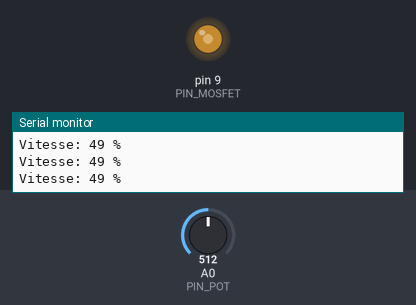
A sketch run on a simulated Arduino Uno, built with avr-gcc and run on an emulated ATmega328P. Shown: output pins drawn as LEDs (lit = HIGH), the last lines printed to the serial monitor. Inputs (shaded band) come from the test bench; at power-on: A0 (PIN_POT) = 512.

Above: at 1.2 s.
1.3 s: A0 (PIN_POT) set to 716
At 1.7 s:
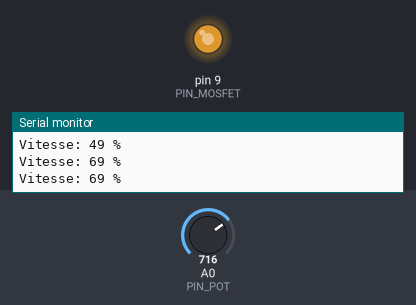
2.9 s: A0 (PIN_POT) set to 900
At 4.2 s:
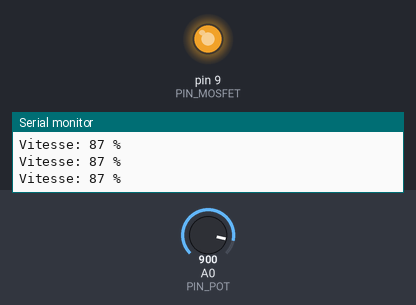
4.5 s: A0 (PIN_POT) set to 122
At 5.6 s:
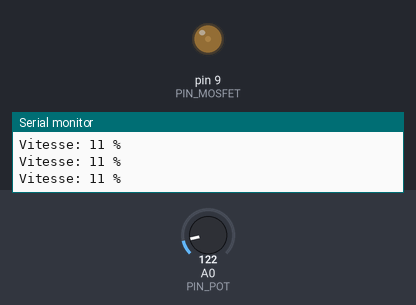
6.1 s: A0 (PIN_POT) set to 0
At 6.9 s:
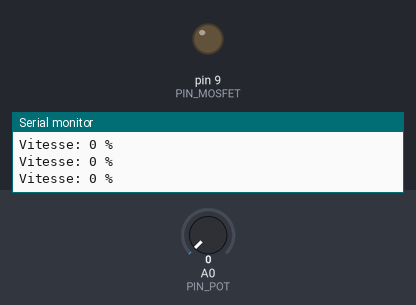
7.7 s: A0 (PIN_POT) set to 511
At 8.2 s:
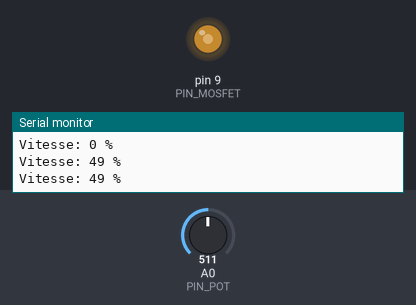
Timing chart, 0 to 10.3 s (numbered marks = the images above; inputs shaded):
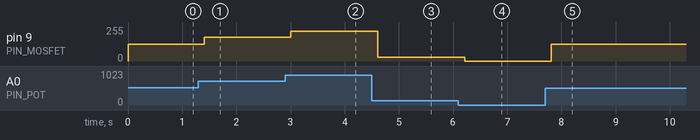

Measured:
- after the input at 1.3 s, pin 9 (PIN_MOSFET): 127/255 → 178/255 after 0.10 s
- after the input at 2.9 s, pin 9 (PIN_MOSFET): 178/255 → 224/255 after 0.11 s
- after the input at 4.5 s, pin 9 (PIN_MOSFET): 224/255 → 30/255 after 0.11 s
- after the input at 6.1 s, pin 9 (PIN_MOSFET): 30/255 → 0/255 after 0.11 s
- after the input at 7.7 s, pin 9 (PIN_MOSFET): 0/255 → 127/255 after 0.12 s

The sketch:

87_Ventilateur_MOSFET.ino
```cpp
/*
 * =====================================================================
 *  Arduino Lab Nexus v6.1.0 STABLE  -  Ventilateur PWM MOSFET
 * =====================================================================
 *  Explication : Règle la vitesse d'un ventilateur 12V avec un potentiomètre via un MOSFET logique.
 *  Carte       : Arduino UNO / Nano (ATmega328P) - compatible Mega
 *  Moniteur    : 9600 bauds
 *
 *  Câblage :
 *   Arduino D9     -> MOSFET grille (via 220 ohms)
 *   Arduino GND    -> MOSFET source + GND alim externe
 *   Arduino 5V     -> Potentiomètre extrémité
 *   Arduino A0     -> Potentiomètre curseur
 *   Arduino GND    -> Potentiomètre extrémité
 *
 *  Bibliothèques requises (arduino-cli lib install "...") : aucune
 * =====================================================================
 */
// @libs:

// Le ventilateur est entre +12V et le drain du MOSFET
const uint8_t PIN_MOSFET = 9;   // PWM
const uint8_t PIN_POT = A0;

void setup() {
  pinMode(PIN_MOSFET, OUTPUT);
  Serial.begin(9600);
  Serial.println(F("[87] Ventilateur pret"));
}

void loop() {
  // Lecture du potentiomètre et conversion 0-1023 -> 0-255
  int lecture = analogRead(PIN_POT);
  uint8_t vitesse = map(lecture, 0, 1023, 0, 255);
  analogWrite(PIN_MOSFET, vitesse);

  Serial.print(F("Vitesse: "));
  Serial.print(vitesse * 100 / 255);
  Serial.println(F(" %"));
  delay(200);
}
```
